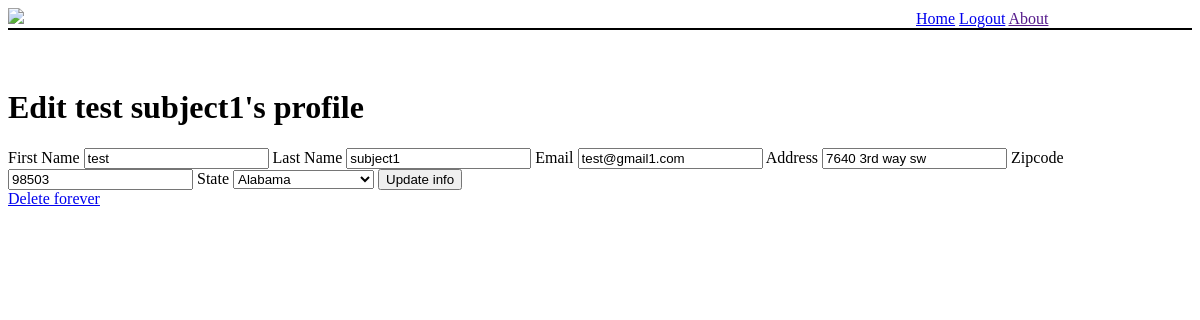
Page /edituser (signed in) on the committed database.
### user/models.py (models this page shows)
class User(models.Model):
	first_name = models.CharField(max_length=45)
	last_name = models.CharField(max_length=45)
	email = models.CharField(max_length=45)
	address = models.CharField(max_length=255)
	zipcode = models.IntegerField()
	state = models.CharField(max_length=20)
	password = models.CharField(max_length=60)
	created_at = models.DateTimeField(auto_now_add=True)
	updated_at = models.DateTimeField(auto_now=True)
	objects =UserManager()

### user/views.py (the view)
# urls.py: path('edituser', views.edituser),
def edituser(request):
	if 'user_id' not in request.session:
		return redirect('/')
	user = User.objects.get(id=request.session['user_id'])
	context = {
		'user': user
	}
	return render(request, 'edituser.html', context)

### user/templates/edituser.html (shortened to what this page needs)
<!DOCTYPE html>
<html lang="en">
<head>
     {% load static %}
    <link rel="stylesheet" href="{% static 'css/style.css'%}">
</head>
<body>
	<div id="navbar">
		<img src="{% static 'img/example_logo.png' %}" id="logo">
		<a href="/usershome" id="homenav">Home</a>
		<a href="/logout" id="logout">Logout</a>
		<a href="" id="about">About</a>
	</div>
	<div>
		<h1>Edit {{ user.first_name }} {{ user.last_name }}'s profile</h1>
		<form action="/editprofile/{{ user.id }}" method="post">
			<div>
            <label for="first_name">First Name</label>
            <input type="text" name="first_name" value="{{user.first_name}}">
            <label for="last_name">Last Name</label>
            <input type="text" name="last_name" value="{{user.last_name}}">
            <label for="email">Email</label>
            <input type="text" name="email" value="{{user.email}}">
            <label for="address">Address</label>
            <input type="text" name="address" value="{{user.address}}">
            <label for="zipcode">Zipcode</label>
            <input type="text" name="zipcode" value="{{ user.zipcode }}">
            <label for="state">State</label>
            <select name="state">
				<option value="AL">Alabama</option>
			</select>
            <button>Update info</button>
            <div>
            <div>
            	<a href="/deleteuser" id="deletebutton">Delete forever</a>
            </div>
		</form>
	</div>
</body>
</html>

### user/static/css/style.css (style rules this page uses)
#navbar { border-bottom: 2px solid black; margin-bottom: 5%; }
#logo { width: 100px; }
#homenav { margin-left: 75%; }

### rows in the picture
User: first_name "test", last_name "subject1", email "test@gmail1.com", address "7640 3rd way sw", zipcode "98503"
